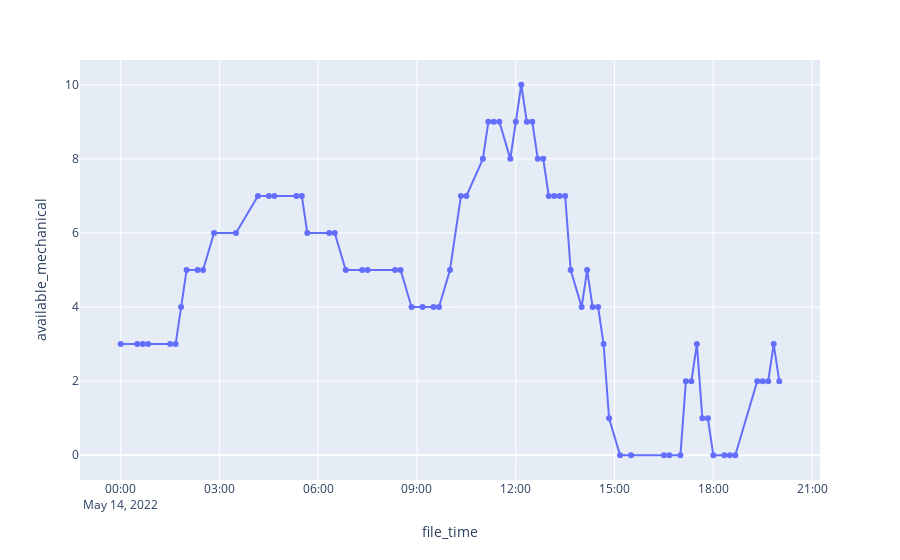

Notebook cell for this chart:
### Code cell
import plotly.express as px


fig = px.line(current_df.reset_index(), x="file_time", y="available_mechanical", markers="dot")

fig.show()
